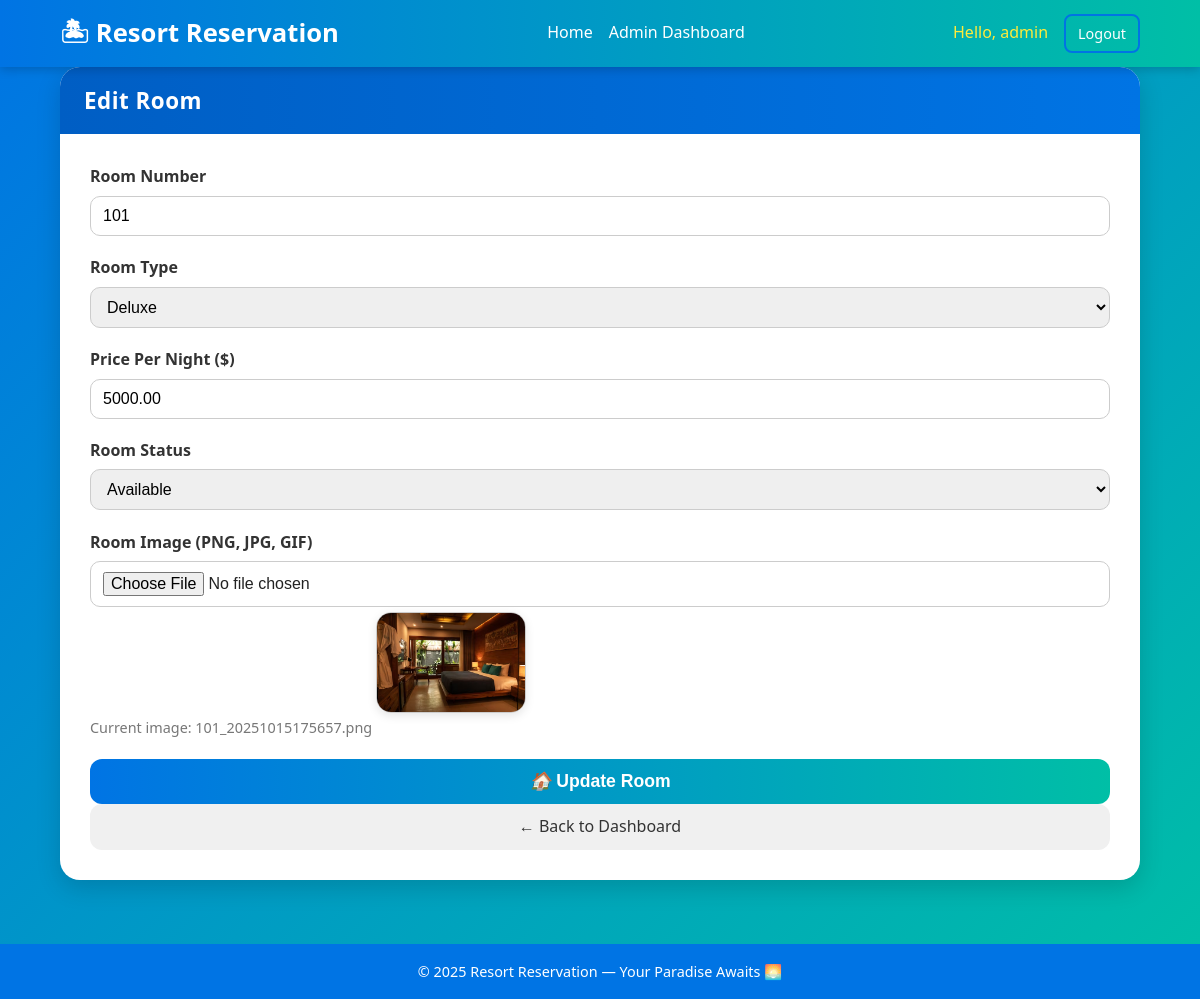
The app's page /admin/edit_room/1 (signed in) with its own data.
### models.py (models this page shows, shortened)
class Admin(UserMixin, db.Model):
    __tablename__ = 'admin'
    id = db.Column(db.Integer, primary_key=True)
    username = db.Column(db.String(50), unique=True, nullable=False)
    password_hash = db.Column(db.String(128), nullable=False)

class Room(db.Model):
    __tablename__ = 'room'
    id = db.Column(db.Integer, primary_key=True)
    room_number = db.Column(db.String(10), unique=True, nullable=False)
    room_type = db.Column(db.String(50), nullable=False)  # e.g., 'Standard', 'Deluxe', 'Suite'
    price = db.Column(db.Float, nullable=False)  # Price per night
    status = db.Column(db.String(20), default='Available')  # 'Available', 'Maintenance'
    image_file = db.Column(db.String(120), nullable=True, default=None)
    reservations = db.relationship('Reservation', backref='room', lazy='dynamic')

### app.py (the view)
        def wrapper(*args, **kwargs):
            if not is_admin():
                flash('Access denied: Admin privileges required.', 'danger')
                return redirect(url_for('index'))
            return func(*args, **kwargs)

### templates/add_edit_room.html (shortened to what this page needs)
{% extends "base.html" %}
{% block content %}
<div class="row justify-content-center">
    <div class="col-md-7">
        <div class="card shadow">
            <div class="card-header bg-secondary text-white">
                <h4 class="mb-0">{{ title }}</h4>
            </div>
            <div class="card-body">
                <form method="POST" action="" enctype="multipart/form-data">
                    <div class="form-group">
                        <label for="room_number">Room Number</label>
                        <input type="text" class="form-control" id="room_number" name="room_number"
                               value="{{ room.room_number if room else '' }}" required>
                    </div>
                    <div class="form-group">
                        <label for="room_type">Room Type</label>
                        <select class="form-control" id="room_type" name="room_type" required>
                            {% set current_type = room.room_type if room else '' %}
                            {% for type in ['Standard', 'Deluxe', 'Suite', 'Ocean View'] %}
                                <option value="{{ type }}" {% if current_type == type %}selected{% endif %}>{{ type }}</option>
                            {% endfor %}
                        </select>
                    </div>
                    <div class="form-group">
                        <label for="price">Price Per Night ($)</label>
                        <input type="number" step="0.01" class="form-control" id="price" name="price"
                               value="{{ '%.2f' | format(room.price) if room else '' }}" required>
                    </div>
                    {% if room %}
                    <div class="form-group">
                        <label for="status">Room Status</label>
                        <select class="form-control" id="status" name="status" required>
                            {% set current_status = room.status if room else 'Available' %}
                            {% for status in ['Available', 'Maintenance', 'Occupied'] %}
                                <option value="{{ status }}" {% if current_status == status %}selected{% endif %}>{{ status }}</option>
                            {% endfor %}
                        </select>
                    </div>
                    {% endif %}
                    <div class="form-group">
                        <label for="image_file">Room Image (PNG, JPG, GIF)</label>
                        <input type="file" class="form-control-file" id="image_file" name="image_file" accept="image/*">
                        {% if room and room.image_file %}
                            <small class="form-text text-muted">Current image: {{ room.image_file }}</small>
                            <img src="{{ url_for('static', filename='room_images/' + room.image_file) }}" style="max-width: 150px;" class="mt-2 img-thumbnail">
                        {% endif %}
                    </div>
                    <button type="submit" class="btn-add-room-realistic mt-3">
                        <i>🏠</i> {{ 'Update Room' if room else 'Add Room' }}
                    </button>
                    <a href="{{ url_for('admin_dashboard') }}" class="btn-back mt-2">← Back to Dashboard</a>
                </form>
            </div>
        </div>
    </div>
</div>
{% endblock %}

### templates/base.html (shortened to what this page needs)
<!DOCTYPE html>
<html lang="en">
<head>
  <link rel="stylesheet" href="{{ url_for('static', filename='css/style.css') }}">
  <link rel="stylesheet" href="{{ url_for('static', filename='room_form.css') }}">
</head>
<body style="padding-top: 0; padding-bottom: 0;">
  <nav class="resort-navbar">
    <div class="container">
      <a href="{{ url_for('index') }}" class="brand">🏝 Resort Reservation </a>
      <ul class="nav-links">
        <li><a href="{{ url_for('index') }}">Home</a></li>
        {% if is_admin() %}
        <li><a href="{{ url_for('admin_dashboard') }}" class="text-warning">Admin Dashboard</a></li>
        {% endif %}
      </ul>
      <ul class="auth-links">
        {% if current_user.is_authenticated %}
        <li><span class="welcome">Hello, {{ current_user.name if not is_admin() else current_user.username }}</span></li>
        <li><a href="{{ url_for('logout') }}" class="btn-outline">Logout</a></li>
        {% else %}
        <li><a href="{{ url_for('login') }}">Login</a></li>
        <li><a href="{{ url_for('register') }}" class="btn-outline">Register</a></li>
        {% endif %}
      </ul>
    </div>
  </nav>
  <div class="container page-content">
    {% block content %}{% endblock %}
  </div>
  <footer class="footer">
    <div class="container">
      <p>© {{ datetime.now().year }} Resort Reservation  — Your Paradise Awaits 🌅</p>
    </div>
  </footer>
</body>
</html>

### static/css/style.css (style rules this page uses)
* { margin: 0; padding: 0; box-sizing: border-box; }
html { scroll-behavior: smooth; }
body { font-family: 'Segoe UI', sans-serif; background: #f5f7fa; color: #222; line-height: 1.6; }
.container { width: 90%; max-width: 1200px; margin: auto; }
.resort-navbar { background: linear-gradient(90deg, #0074E4, #00bfa6); color: white; padding: 0.8rem 0; position: sticky; top: 0; z-index: 1000; box-shadow: 0 2px 10px rgba(0,0,0,0.2); }
.resort-navbar .container { display: flex; justify-content: space-between; align-items: center; flex-wrap: wrap; }
.brand { font-weight: 700; font-size: 1.6rem; color: white; text-decoration: none; display: flex; align-items: center; gap: 0.5rem; }
.nav-links, .auth-links { list-style: none; display: flex; align-items: center; gap: 1rem; margin: 0; }
.nav-links a, .auth-links a { color: white; text-decoration: none; font-weight: 500; transition: 0.3s; }
.btn-outline { border: 1px solid white; padding: 6px 14px; border-radius: 6px; transition: 0.3s; }
.welcome { font-weight: 500; color: #ffeb3b; }
.btn-outline { display: inline-block; border: 1px solid #0074E4; color: #0074E4; text-decoration: none; padding: 10px 20px; border-radius: 8px; transition: 0.3s; }
.footer { background: #0074E4; color: white; text-align: center; padding: 1rem; margin-top: 4rem; font-size: 0.9rem; }
.card-header { background: linear-gradient(135deg, #0074E4, #00bfa6); color: #fff; padding: 16px 20px; display: flex; justify-content: space-between; align-items: center; }
.card-body { padding: 20px; }
.btn-primary, .btn-outline, .btn-danger, .btn-outline-danger { padding: 6px 12px; border-radius: 8px; font-size: 0.9rem; font-weight: 600; text-decoration: none; cursor: pointer; transition: all 0.2s ease; }
.btn-outline { color: #0074E4; border: 2px solid #0074E4; background: transparent; }
.card { background: #ffffff; border-radius: 20px; box-shadow: 0 6px 20px rgba(0, 0, 0, 0.1); overflow: hidden; transition: transform 0.2s ease, box-shadow 0.3s ease; }
.card-header { background: linear-gradient(135deg, #00b894, #009975); color: white; padding: 20px; border-bottom: none; }
.card-header h4 { font-size: 1.5rem; font-weight: 600; }
.card-body { padding: 30px; }
.card-body img { width: 100%; height: auto; border-radius: 15px; margin-bottom: 20px; object-fit: cover; box-shadow: 0 3px 10px rgba(0, 0, 0, 0.1); }
.form-group { margin-bottom: 20px; }
label { font-weight: 600; display: block; margin-bottom: 6px; color: #1a1a1a; }
input[type="date"], .form-control { width: 100%; padding: 12px 15px; border: 1px solid #ccc; border-radius: 10px; font-size: 1rem; transition: border-color 0.3s ease, box-shadow 0.3s ease; }

### static/room_form.css (style rules this page uses)
body { background: linear-gradient(135deg, #0074E4, #00bfa6); font-family: "Segoe UI", Arial, sans-serif; color: #222; min-height: 100vh; margin: 0; padding: 40px 0; }
.card { background: #ffffff; border: none; border-radius: 20px; box-shadow: 0 8px 25px rgba(0, 0, 0, 0.15); overflow: hidden; transition: transform 0.2s ease, box-shadow 0.2s ease; }
.card-header { background: linear-gradient(90deg, #005ec4, #0074E4); padding: 1rem 1.5rem; border-bottom: none; }
.card-header h4 { margin: 0; font-size: 1.4rem; font-weight: 600; letter-spacing: 0.5px; }
.form-group { margin-bottom: 1.2rem; }
.form-group label { font-weight: 600; color: #333; }
.form-control, .form-control-file, select { width: 100%; border: 1.5px solid #ccc; border-radius: 10px; padding: 10px 12px; font-size: 1rem; transition: all 0.2s ease; }
.btn-add-room-realistic { width: 100%; background: linear-gradient(90deg, #0074E4, #00bfa6); color: white; font-weight: 600; border: none; padding: 12px; border-radius: 12px; cursor: pointer; font-size: 1.1rem; transition: background 0.3s ease, transform 0.1s ease; }
.btn-back { display: block; width: 100%; text-align: center; background: #f0f0f0; color: #333; font-weight: 500; border-radius: 12px; padding: 10px; text-decoration: none; transition: background 0.3s ease; }
.img-thumbnail { border-radius: 10px; border: 1px solid #ccc; margin-top: 5px; }
.text-muted { font-size: 0.9rem; color: #777; }

### records on screen
Admin: username "admin"
Room: room_number "101", room_type "Deluxe", price "5000.00", status "Available", image_file "101_20251015175657.png", image_file (picture)

### other values on screen
{{ title }} "Edit Room"
{{ 'Update Room' if room else 'Add Room' }} "Update Room"
